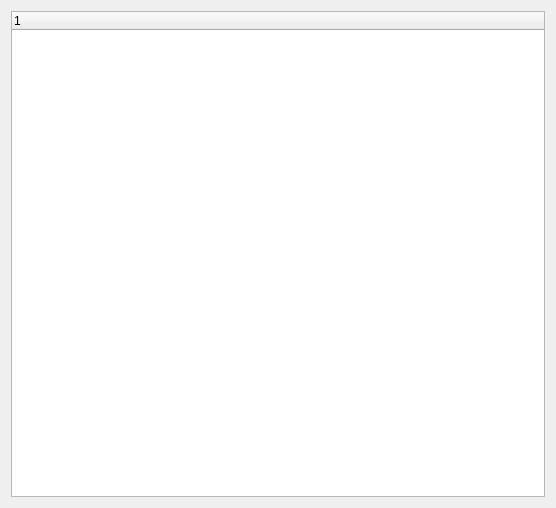
<?xml version="1.0" encoding="UTF-8"?>
<ui version="4.0">
 <class>AgriFieldTree</class>
 <widget class="QWidget" name="AgriFieldTree">
  <property name="geometry">
   <rect>
    <x>0</x>
    <y>0</y>
    <width>556</width>
    <height>508</height>
   </rect>
  </property>
  <property name="maximumSize">
   <size>
    <width>16777215</width>
    <height>16777215</height>
   </size>
  </property>
  <property name="windowTitle">
   <string>Form</string>
  </property>
  <layout class="QVBoxLayout" name="verticalLayout">
   <item>
    <widget class="QTreeWidget" name="treeWidget">
     <property name="contextMenuPolicy">
      <enum>Qt::CustomContextMenu</enum>
     </property>
     <column>
      <property name="text">
       <string notr="true">1</string>
      </property>
     </column>
    </widget>
   </item>
  </layout>
 </widget>
 <resources/>
 <connections/>
</ui>
